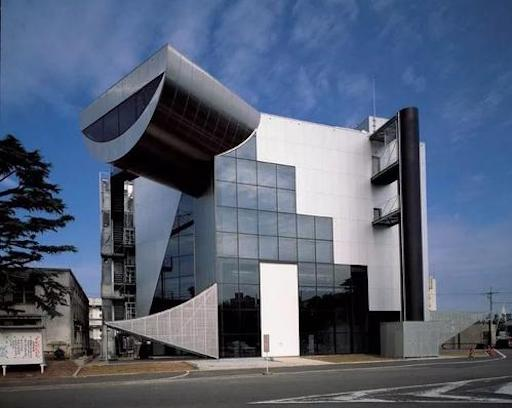
#> input picture Database/Else/TitechIMG.jpg, 512 x 408 px, found by its file name
$ jupyter execute Sobel.ipynb   (older library calls are emulated)
#> lines starting #> are read from the running program, lines starting #| are printed output that depends on the picture
[cell 1]
import cv2
import numpy as np
from matplotlib import pyplot as plt

img = cv2.imread("TitechIMG.jpg", 0)
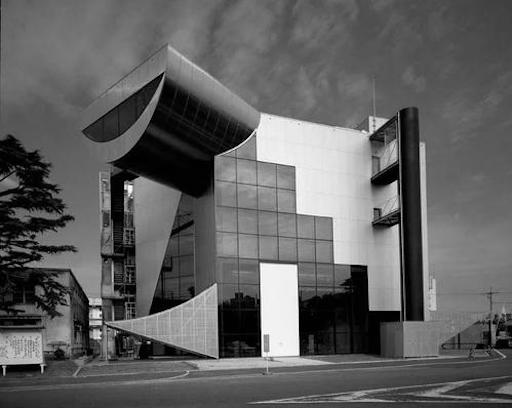
#> img: shape (408, 512); min 0, max 255, mean 96.8
x = cv2.Sobel(img,cv2.CV_16S,1,0)  #1,0代表只计算x方向计算边缘
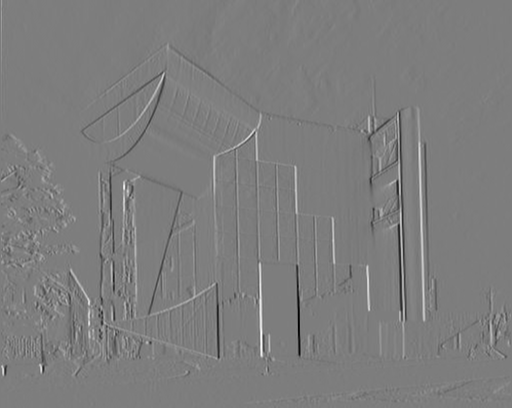
#> x: shape (408, 512) int16; min -983, max 1011, mean 0.4; drawn with min black and max white
y = cv2.Sobel(img,cv2.CV_16S,0,1)  #0,1代表只在y方向计算边缘
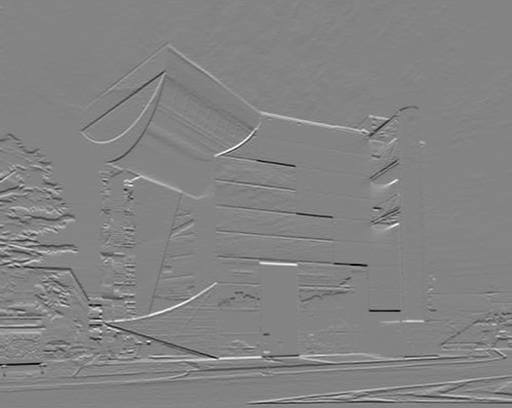
#> y: shape (408, 512) int16; min -820, max 767, mean -0.6; drawn with min black and max white
absX = cv2.convertScaleAbs(x)
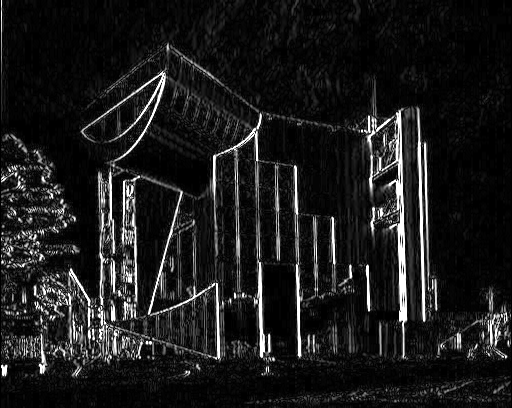
#> absX: shape (408, 512); min 0, max 255, mean 27.6
absY = cv2.convertScaleAbs(y)
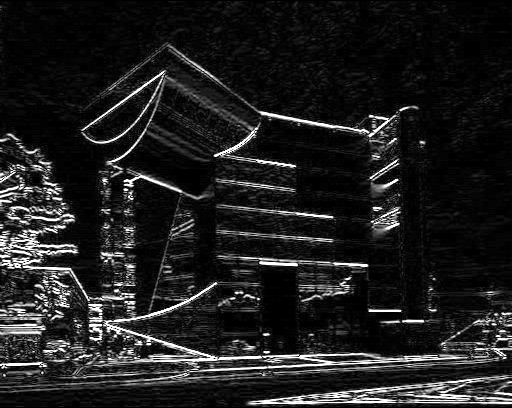
#> absY: shape (408, 512); min 0, max 255, mean 31.3
dst = cv2.addWeighted(absX,0.5,absY,0.5,0)
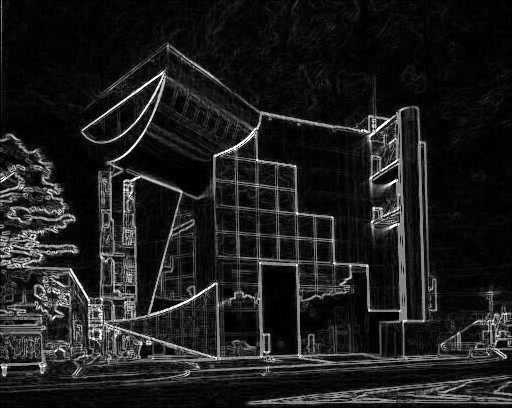
#> dst: shape (408, 512); min 0, max 255, mean 29.4

plt.figure(figsize=(10,10))
plt.figure(1)
plt.subplot(221)
plt.imshow(cv2.cvtColor(img, cv2.COLOR_BGR2RGB))
plt.subplot(222)
plt.imshow(cv2.cvtColor(absX, cv2.COLOR_BGR2RGB))
plt.subplot(223)
plt.imshow(cv2.cvtColor(absY, cv2.COLOR_BGR2RGB))
plt.subplot(224)
plt.imshow(cv2.cvtColor(dst, cv2.COLOR_BGR2RGB))
plt.show()
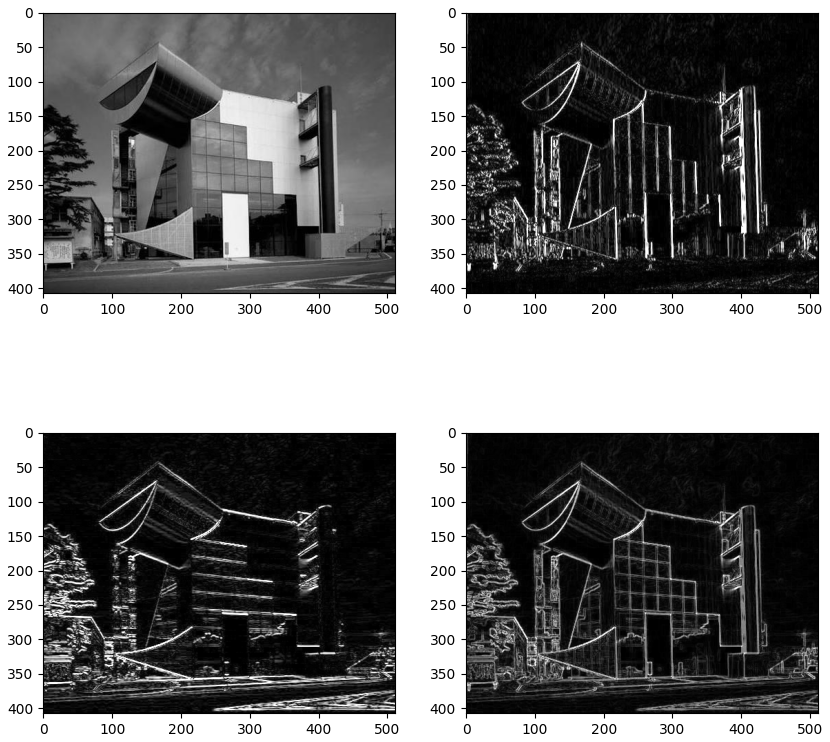
#> figure drawn by matplotlib, 4 panels
